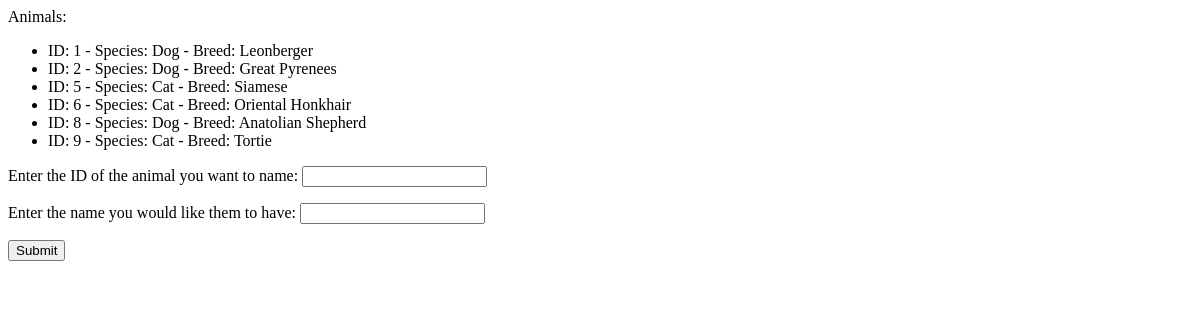
The app's page /pet/submitname/, older data.
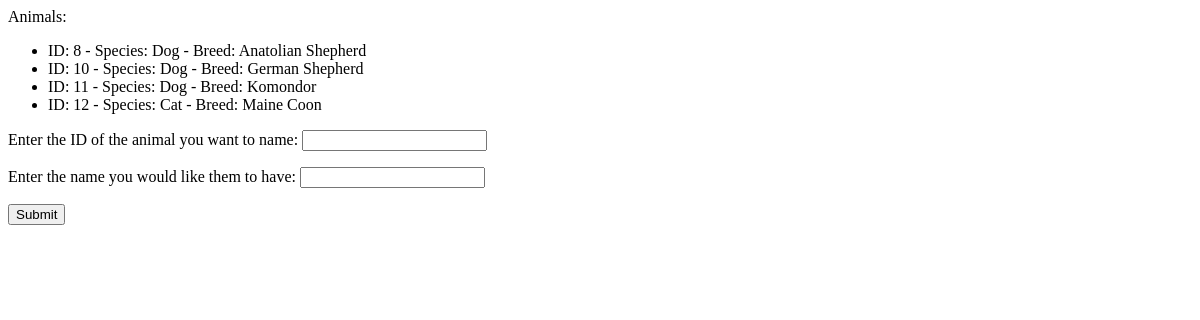
The same page, newer data.
### Pet/models.py (models this page shows, shortened)
class Adoptee(models.Model):
    name = models.CharField(null = True, max_length=63, blank=True)
    breed = models.CharField(max_length=31)
    age = models.IntegerField()
    photo = models.ImageField(blank = True, null=True, upload_to=None, height_field=None, width_field=None, max_length=255)
    species = models.CharField(max_length=63)

### Pet/views.py (the view)
# urls.py: path("submitname/", views.get_name, name="name")
def get_name(request):
    adoptees = Adoptee.objects.filter(name__isnull=True)
    pet_form = PetForm(request.POST)
    if request.method == 'POST':
        if pet_form.is_valid():
            animal_name = pet_form.cleaned_data["animal_name"]
            animal_id = pet_form.cleaned_data["animal_id"]
            pet = Adoptee.objects.filter(id=animal_id).first()
            print(pet)
            if pet:
                if not pet.name:
                    print(pet)
                    pet.name = animal_name
                    pet.save()
                    return render(request, "success.html")
                else:
                    print("Pet already has a name.")
    else:
        form = PetForm()
    return render(request, "name.html", {"pet_form": pet_form, "adoptees": adoptees})

### Pet/forms.py
class PetForm(forms.Form):
    animal_name = forms.CharField(label="Animal name", max_length=100)
    animal_id = forms.IntegerField(label="Animal ID")

### Pet/templates/name.html (shortened to what this page needs)
<form action="/pet/submitname/" method="post">
    Animals:
    <ul>
        {% for adoptee in adoptees %}
            <li>ID: {{ adoptee.id }} - Species: {{ adoptee.species }} - Breed: {{ adoptee.breed }} </li>
        {% endfor %}
    </ul>
    <label for="animal_id">Enter the ID of the animal you want to name: </label>
    <input id="animal_id" type ="text" name="animal_id" value="{{ current_id }}">
    <label for="animal_name"><p>Enter the name you would like them to have: </label>
    <input id="animal_name" type="text" name="animal_name" value="{{ current_name }}"></p>
    <p><input type="submit" value="Submit"></p>
</form>

Row changes from the older to the newer data that the page shows:
no longer on this page (row edited): Adoptee: id "1", species "Dog", breed "Leonberger"
no longer on this page (row edited): Adoptee: id "2", species "Dog", breed "Great Pyrenees"
no longer on this page (row edited): Adoptee: id "5", species "Cat", breed "Siamese"
no longer on this page (row edited): Adoptee: id "6", species "Cat", breed "Oriental Honkhair"
no longer on this page (row edited): Adoptee: id "9", species "Cat", breed "Tortie"
added Adoptee: id "10", species "Dog", breed "German Shepherd"
added Adoptee: id "11", species "Dog", breed "Komondor"
added Adoptee: id "12", species "Cat", breed "Maine Coon"
